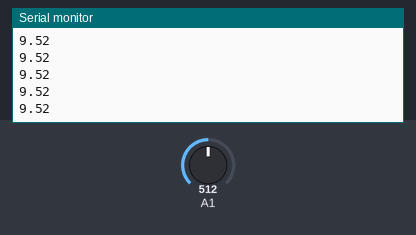
This sketch was run on a simulated Arduino Zero (SAMD21). Shown: the last lines printed to the serial monitor. The test bench sets the inputs (shaded band); at power-on: A1 = 512.

Above: at 1.2 s.
1.3 s: A1 set to 0
At 1.48 s:
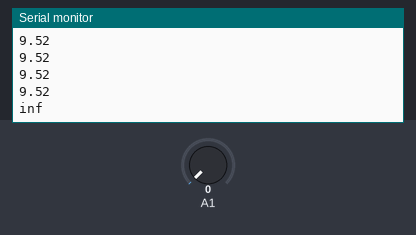
3.3 s: A1 set to 122
At 3.43 s:
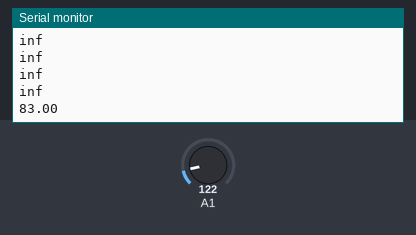

The sketch:

IR_distance_from_Instructables_website.ino
```cpp
#define debugSerial SerialUSB

const int irsensorpin = 1;

void setup() {
// put your setup code here, to run once:
debugSerial.begin(57600); }

void loop(){
// Reads the InfraRed sensor analog values and convert into distance.
int sensorValue = analogRead(irsensorpin);
double IRdistance = 187754 * pow(sensorValue, -1.51);
double IRdistancescale = IRdistance * 0.625;

debugSerial.println(IRdistancescale);
// A delay is added for a stable and precise input
delay(150);
}
```

Measured:
- after the input at 1.3 s, the serial monitor: prints a new line after 0.05 s (image 1)
- after the input at 3.3 s, the serial monitor: prints a new line at once (image 2)
